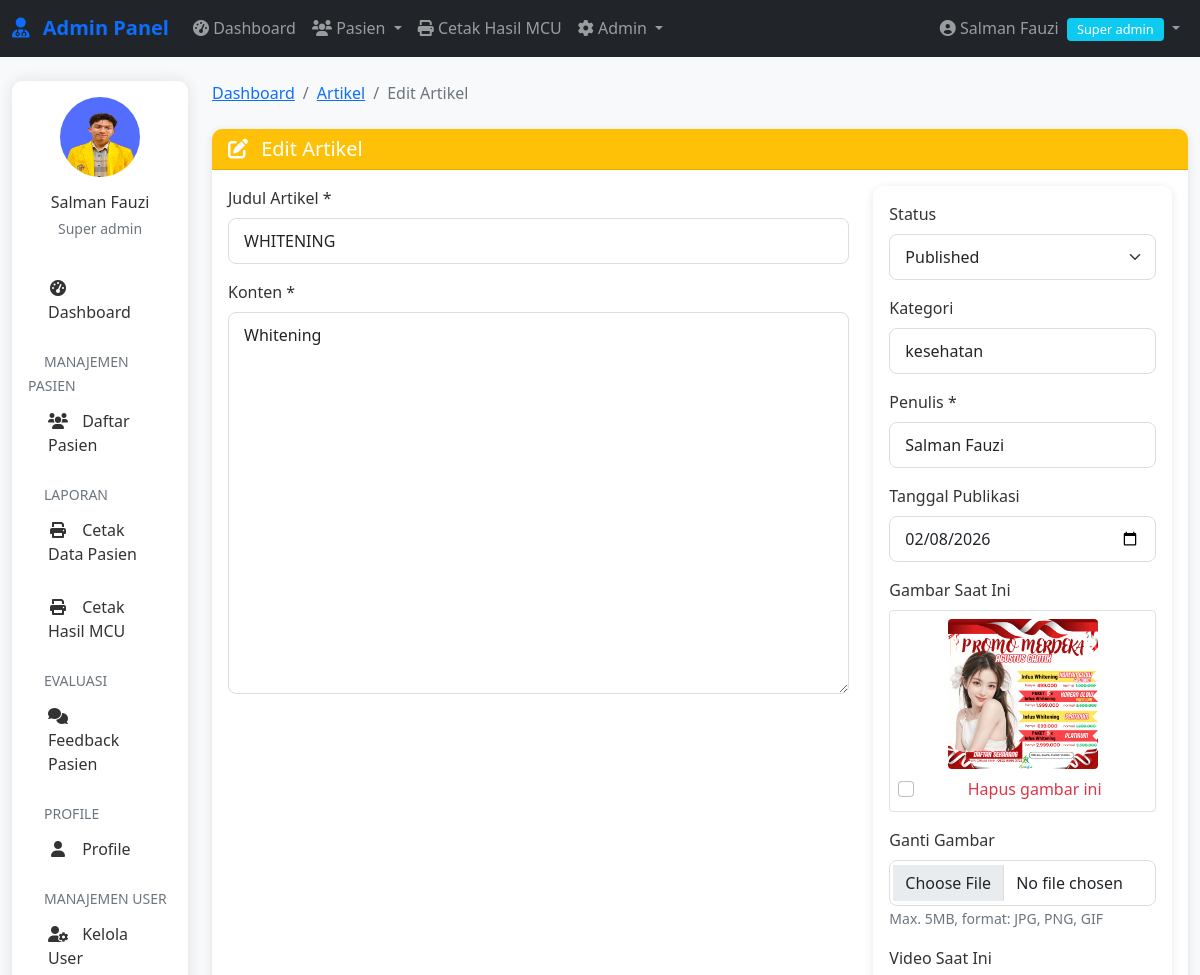
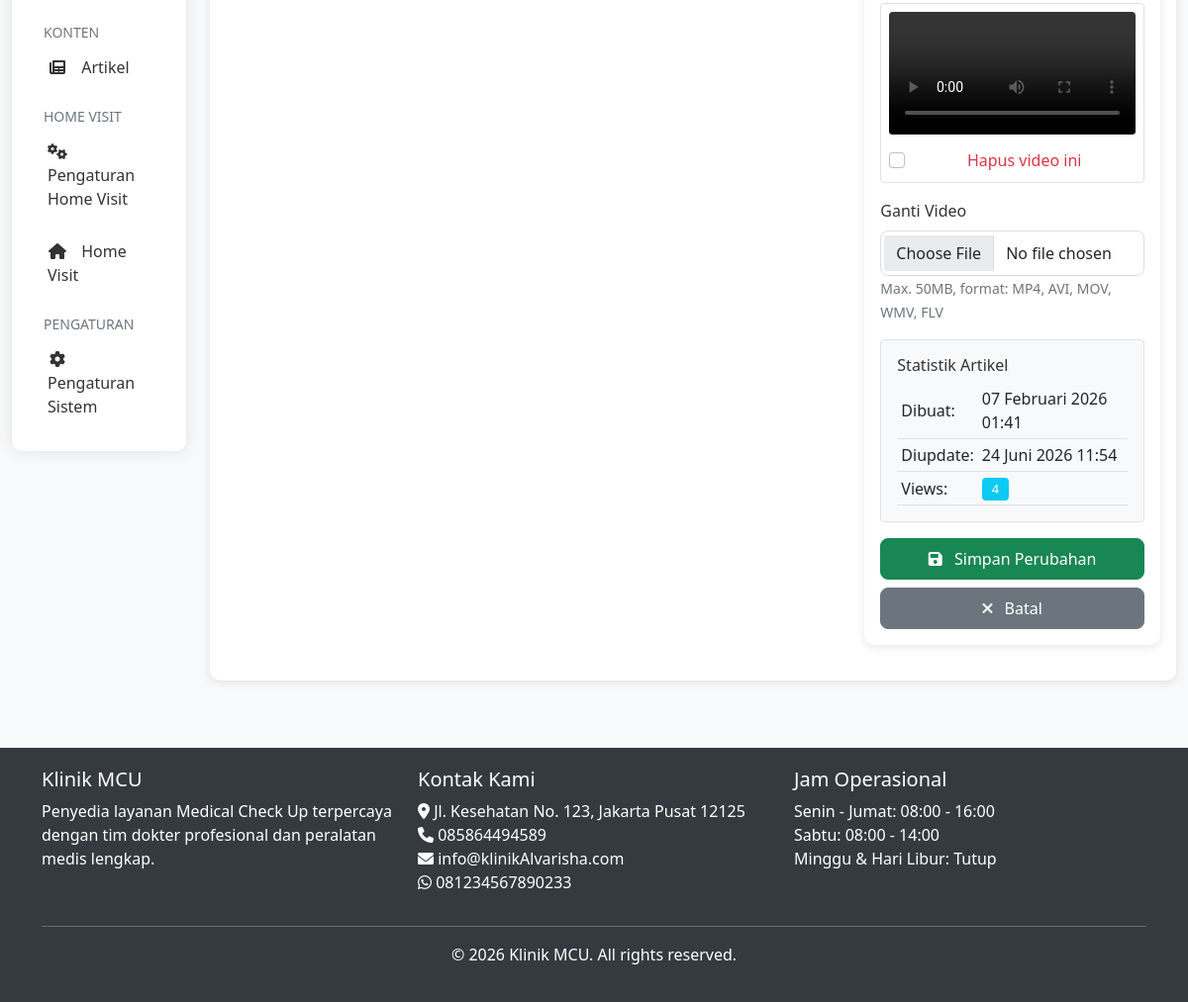
Page /admin/artikel/edit.php?id=40 (signed in) on the committed database (2 pictures, top to bottom).
### tables this page shows
CREATE TABLE `artikel` (
  `id` int(11) NOT NULL,
  `judul` varchar(200) NOT NULL,
  `slug` varchar(200) DEFAULT NULL,
  `konten` longtext DEFAULT NULL,
  `gambar` varchar(255) DEFAULT NULL,
  `video` varchar(255) DEFAULT NULL,
  `kategori` varchar(50) DEFAULT NULL,
  `penulis` varchar(100) DEFAULT NULL,
  `tanggal_publish` date DEFAULT NULL,
  `views` int(11) DEFAULT 0,
  `status` enum('draft','published') DEFAULT 'draft',
  `created_at` timestamp NOT NULL DEFAULT current_timestamp(),
  `updated_at` timestamp NOT NULL DEFAULT current_timestamp() ON UPDATE current_timestamp()
);

CREATE TABLE `pengaturan` (
  `id` int(11) NOT NULL,
  `nama_klinik` varchar(100) DEFAULT NULL,
  `alamat` text DEFAULT NULL,
  `telepon` varchar(20) DEFAULT NULL,
  `email` varchar(100) DEFAULT NULL,
  `whatsapp` varchar(20) DEFAULT NULL,
  `logo` varchar(255) DEFAULT NULL,
  `tentang` text DEFAULT NULL,
  `created_at` timestamp NOT NULL DEFAULT current_timestamp(),
  `hero_image` varchar(255) DEFAULT NULL
);

### includes/functions.php (called while the page is built, shortened)
<?php
require_once __DIR__ . '/../config/database.php';
function formatDateIndo($date, $with_time = false)
{
    $months = array(
        1 => 'Januari',
        'Februari',
        'Maret',
        'April',
        'Mei',
        'Juni',
        'Juli',
        'Agustus',
        'September',
        'Oktober',
        'November',
        'Desember'
    );
    $timestamp = strtotime($date);
    $day = date('d', $timestamp);
    $month = $months[date('n', $timestamp)];
    $year = date('Y', $timestamp);
    $formatted = $day . ' ' . $month . ' ' . $year;
    if ($with_time) {
        $time = date('H:i', $timestamp);
        $formatted .= ' ' . $time;
    }
    return $formatted;
}
function getSetting($key)
{
    global $conn;
    $query = "SELECT $key FROM pengaturan LIMIT 1";
    $result = mysqli_query($conn, $query);
    $row = mysqli_fetch_assoc($result);
    return $row[$key] ?? '';
}

### admin/artikel/edit.php (the view, shortened to what this page needs)
<?php
require_once __DIR__ . '/../../includes/auth.php';
require_once __DIR__ . '/../../includes/functions.php';
$id = isset($_GET['id']) ? (int)$_GET['id'] : 0;
$query = "SELECT * FROM artikel WHERE id = $id";
$result = mysqli_query($conn, $query);
$article = mysqli_fetch_assoc($result);
?>
<?php include '../../includes/admin-header.php'; ?>
<?php include '../includes/admin-nav.php'; ?>
<div class="container-fluid mt-4">
    <div class="row">
        <div class="col-lg-2">
            <?php include '../includes/admin-sidebar.php'; ?>
        </div>
        <div class="col-lg-10">
            <nav aria-label="breadcrumb" class="mb-4">
                <ol class="breadcrumb">
                    <li class="breadcrumb-item"><a href="../dashboard.php">Dashboard</a></li>
                    <li class="breadcrumb-item"><a href="list.php">Artikel</a></li>
                    <li class="breadcrumb-item active">Edit Artikel</li>
                </ol>
            </nav>
            <div class="card">
                <div class="card-header bg-warning text-white">
                    <h5 class="mb-0">
                        <i class="fas fa-edit me-2"></i> Edit Artikel
                    </h5>
                </div>
                <div class="card-body">
                    <form method="POST" action="" enctype="multipart/form-data" id="articleForm">
                        <div class="row">
                            <div class="col-md-8">
                                <div class="mb-3">
                                    <label class="form-label">Judul Artikel *</label>
                                    <input type="text" class="form-control" name="judul"
                                        value="<?php echo htmlspecialchars($article['judul']); ?>" required>
                                </div>
                                <div class="mb-3">
                                    <label class="form-label">Konten *</label>
                                    <textarea class="form-control" name="konten" id="editor" rows="15" required><?php echo htmlspecialchars($article['konten']); ?></textarea>
                                </div>
                            </div>
                            <div class="col-md-4">
                                <div class="card">
                                    <div class="card-body">
                                        <div class="mb-3">
                                            <label class="form-label">Status</label>
                                            <select class="form-select" name="status" required>
                                                <option value="published" <?php echo $article['status'] == 'published' ? 'selected' : ''; ?>>Published</option>
                                            </select>
                                        </div>
                                        <div class="mb-3">
                                            <label class="form-label">Kategori</label>
                                            <input type="text" class="form-control" name="kategori"
                                                value="<?php echo htmlspecialchars($article['kategori']); ?>"
                                                placeholder="Kesehatan, Tips, dll">
                                        </div>
                                        <div class="mb-3">
                                            <label class="form-label">Penulis *</label>
                                            <input type="text" class="form-control" name="penulis"
                                                value="<?php echo htmlspecialchars($article['penulis']); ?>" required>
                                        </div>
                                        <div class="mb-3">
                                            <label class="form-label">Tanggal Publikasi</label>
                                            <input type="date" class="form-control" name="tanggal_publish"
                                                value="<?php echo $article['tanggal_publish']; ?>" required>
                                        </div>
                                        <?php if ($article['gambar']): ?>
                                            <div class="mb-3">
                                                <label class="form-label">Gambar Saat Ini</label>
                                                <div class="border p-2 rounded text-center">
                                                    <img src="<?php echo ASSETS_URL . '/' . $article['gambar']; ?>"
                                                        class="img-fluid rounded"
                                                        style="max-height: 150px;">
                                                    <div class="mt-2">
                                                        <div class="form-check">
                                                            <input class="form-check-input" type="checkbox"
                                                                name="delete_image" value="1" id="deleteImage">
                                                            <label class="form-check-label text-danger" for="deleteImage">
                                                                Hapus gambar ini
                                                            </label>
                                                        </div>
                                                    </div>
                                                </div>
                                            </div>
                                        <?php endif; ?>
                                        <div class="mb-3">
                                            <label class="form-label"><?php echo $article['gambar'] ? 'Ganti Gambar' : 'Tambah Gambar'; ?></label>
                                            <input type="file" class="form-control" name="gambar"
                                                accept="image/*">
                                            <small class="text-muted">Max. 5MB, format: JPG, PNG, GIF</small>
                                        </div>
                                        <?php if ($article['video']): ?>
                                            <div class="mb-3">
                                                <label class="form-label">Video Saat Ini</label>
                                                <div class="border p-2 rounded text-center">
                                                    <video src="<?php echo ASSETS_URL . '/' . $article['video']; ?>"
                                                        class="img-fluid rounded"
                                                        style="max-height: 150px;" controls></video>
                                                    <div class="mt-2">
                                                        <div class="form-check">
                                                            <input class="form-check-input" type="checkbox"
                                                                name="delete_video" value="1" id="deleteVideo">
                                                            <label class="form-check-label text-danger" for="deleteVideo">
                                                                Hapus video ini
                                                            </label>
                                                        </div>
                                                    </div>
                                                </div>
                                            </div>
                                        <?php endif; ?>
                                        <div class="mb-3">
                                            <label class="form-label"><?php echo $article['video'] ? 'Ganti Video' : 'Tambah Video'; ?></label>
                                            <input type="file" class="form-control" name="video"
                                                accept="video/*">
                                            <small class="text-muted">Max. 50MB, format: MP4, AVI, MOV, WMV, FLV</small>
                                        </div>
                                        <div class="mb-3">
                                            <div class="border p-3 rounded bg-light">
                                                <h6>Statistik Artikel</h6>
                                                <table class="table table-sm mb-0">
                                                    <tr>
                                                        <td>Dibuat:</td>
                                                        <td><?php echo formatDateIndo($article['created_at'], true); ?></td>
                                                    </tr>
                                                    <tr>
                                                        <td>Diupdate:</td>
                                                        <td><?php echo formatDateIndo($article['updated_at'], true); ?></td>
                                                    </tr>
                                                    <tr>
                                                        <td>Views:</td>
                                                        <td><span class="badge bg-info"><?php echo $article['views']; ?></span></td>
                                                    </tr>
                                                </table>
                                            </div>
                                        </div>
                                        <div class="d-grid gap-2">
                                            <button type="submit" class="btn btn-success">
                                                <i class="fas fa-save me-2"></i> Simpan Perubahan
                                            </button>
                                            <a href="list.php" class="btn btn-secondary">
                                                <i class="fas fa-times me-2"></i> Batal
                                            </a>
                                        </div>
                                    </div>
                                </div>
                            </div>
                        </div>
                    </form>
                </div>
            </div>
        </div>
    </div>
</div>
<?php include '../../includes/admin-footer.php'; ?>

### includes/admin-footer.php (shortened to what this page needs)
</div>
</div>
<footer class="mt-5">
    <div class="container">
        <div class="row">
            <div class="col-md-4">
                <h5>Klinik MCU</h5>
                <p>Penyedia layanan Medical Check Up terpercaya dengan tim dokter profesional dan peralatan medis lengkap.</p>
            </div>
            <div class="col-md-4">
                <h5>Kontak Kami</h5>
                <ul class="list-unstyled">
                    <li><i class="fas fa-map-marker-alt"></i> <?php echo getSetting('alamat'); ?></li>
                    <li><i class="fas fa-phone"></i> <?php echo getSetting('telepon'); ?></li>
                    <li><i class="fas fa-envelope"></i> <?php echo getSetting('email'); ?></li>
                    <li><i class="fab fa-whatsapp"></i> <?php echo getSetting('whatsapp'); ?></li>
                </ul>
            </div>
            <div class="col-md-4">
                <h5>Jam Operasional</h5>
                <ul class="list-unstyled">
                    <li>Senin - Jumat: 08:00 - 16:00</li>
                    <li>Sabtu: 08:00 - 14:00</li>
                    <li>Minggu & Hari Libur: Tutup</li>
                </ul>
            </div>
        </div>
        <hr class="bg-light">
        <div class="text-center">
            <p>&copy; <?php echo date('Y'); ?> Klinik MCU. All rights reserved.</p>
        </div>
    </div>
</footer>
</body>
</html>

### assets/css/style.css (style rules this page uses)
:root { --primary-color: #0d6efd; --secondary-color: #6c757d; --success-color: #198754; --danger-color: #dc3545; --warning-color: #ffc107; --info-color: #0dcaf0; --light-color: #f8f9fa; --dark-color: #212529; }
body { font-family: 'Segoe UI', Tahoma, Geneva, Verdana, sans-serif; color: #333; background-color: #f8f9fa; }
.card { border-radius: 10px; box-shadow: 0 2px 10px rgba(0,0,0,0.1); border: none; margin-bottom: 20px; }
.card-header { border-radius: 10px 10px 0 0 !important; font-weight: 600; }
.btn { border-radius: 8px; font-weight: 500; padding: 8px 20px; }
.btn-success { background-color: var(--success-color); border-color: var(--success-color); }
.table td { vertical-align: middle; }
.form-control, .form-select { border-radius: 8px; border: 1px solid #ddd; padding: 10px 15px; }
.badge { font-size: 0.8em; font-weight: 500; padding: 5px 10px; }

### includes/admin-header.php (style rules this page uses)
:root { --primary-color: #0d6efd; --secondary-color: #6c757d; --success-color: #198754; --danger-color: #dc3545; --warning-color: #ffc107; --info-color: #0dcaf0; }
body { font-family: 'Segoe UI', Tahoma, Geneva, Verdana, sans-serif; background-color: #f8f9fa; min-height: 100vh; display: flex; flex-direction: column; }
.card { border-radius: 10px; box-shadow: 0 2px 10px rgba(0, 0, 0, 0.1); margin-bottom: 20px; }
.card-header { border-radius: 10px 10px 0 0 !important; font-weight: 600; }
.badge { font-size: 0.8em; font-weight: 500; }
footer { background-color: #343a40; color: white; padding: 20px 0; }
.form-control, .form-select { border-radius: 8px; border: 1px solid #ddd; }

### rows in the picture
artikel: judul "WHITENING", konten "Whitening", status "Published", kategori "kesehatan", penulis "Salman Fauzi", tanggal_publish "02/08/2026", gambar (picture), created_at "07 Februari 2026 01:41", updated_at "24 Juni 2026 11:54", views "4"
pengaturan: alamat "Jl. Kesehatan No. 123, Jakarta Pusat 12125", telepon "085864494589", email "info@klinikAlvarisha.com", whatsapp "081234567890233"

### other values in the picture
$_SESSION['nama_lengkap'] "Salman Fauzi"
str_replace('_', ' ', $_SESSION['role']) "Super admin"
